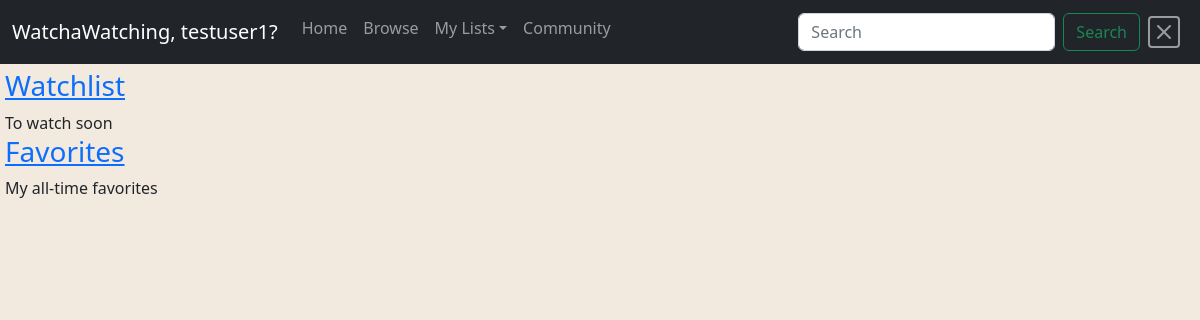
/watching/mylists (signed in), run on an earlier commit of the app's database.
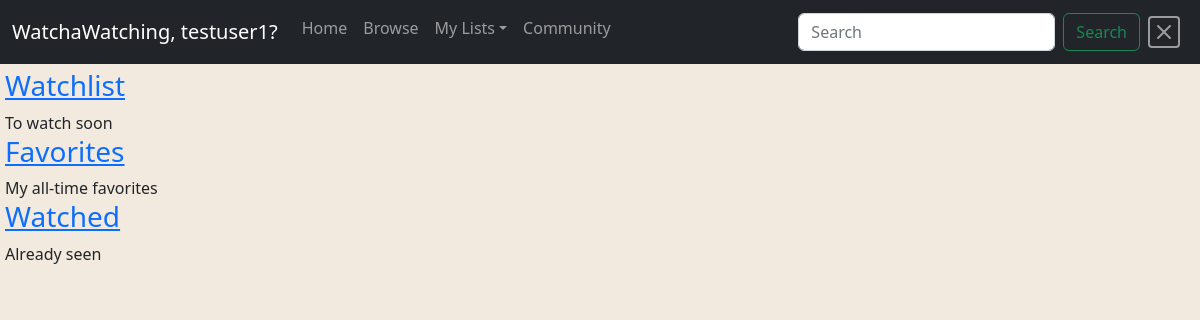
And on a later commit of the database.
### watching/models.py (models this page shows)
class User(AbstractUser):
    pass

class List(models.Model):
    name = models.CharField(max_length=200)
    description = models.TextField(blank=True)
    owner = models.ForeignKey(User, on_delete=models.CASCADE, related_name='mylists')

### watching/views.py (the view)
# urls.py: path('mylists', views.mylists, name='mylists'),
def mylists(request):
    user = User.objects.get(pk=request.user.id)
    lists = user.mylists.all()
    return render(request, 'watching/mylists.html', {'lists': lists})

### watching/templates/watching/mylists.html
{% extends "layout.html" %}
{% load static %}
{% block body %}
  {% for list in lists %}
    <div>
      <h3><a href="{% url 'viewlist' user.id list.name %}">{{ list.name }}</a></h3>
      {{ list.description }}
    </div>
  {% empty %}
    <p>You haven't created any lists yet!</p>
    <a href="{% url 'createlist' %}">Create your first list.</a>
  {% endfor %}
{% endblock %}

### FinalProject/templates/layout.html (shortened to what this page needs)
{% load static %}
<!DOCTYPE html>
<html lang="en">
  <head>
    <link href="{% static 'watching/styles.css' %}" rel="stylesheet">
    <link href="https://cdn.jsdelivr.net/npm/bootstrap@5.2.2/dist/css/bootstrap.min.css" rel="stylesheet">
    <link rel="stylesheet" href="https://cdn.jsdelivr.net/npm/bootstrap-icons@1.10.2/font/bootstrap-icons.css">
  </head>
  <body>
    <nav class="navbar navbar-dark navbar-expand-sm bg-dark">
      <div class="container-fluid">
        <a class="navbar-brand" href="{% url 'index' %}">
          {% if user.is_authenticated %}
            WatchaWatching, {{user.username}}?
          {% else %}
            WatchaWatching?
          {% endif %}
        </a>
        <div class="collapse navbar-collapse" id="navbarNavAltMarkup">
          <div class="navbar-nav mynav">
            <a {% block nav-home-class %}class="nav-link"{% endblock %} aria-current="page" href="{% url 'index' %}">Home</a>
            <a {% block nav-browse-class %}class="nav-link"{% endblock %} href="{% url 'browse' %}">Browse</a>
            {% if user.is_authenticated %}
              <span class="nav-item dropdown">
                <a class="nav-link dropdown-toggle" href="#" role="button" data-bs-toggle="dropdown" aria-expanded="false">My Lists</a>
              </span>
              <a {% block nav-com-class %}class="nav-link"{% endblock %} href="{% url 'friends-index' %}">Community</a>
            {% else %}
              <a class="nav-link" href="{% url 'login' %}">Login</a>
              <a class="nav-link" href="{% url 'register' %}">Register</a>
            {% endif %}
            <div id="searchform">
              <form class="d-flex" role="search" action="{% url 'search' %}" method="GET">
                <input class="form-control me-2" type="search" id="search" name="query" placeholder="Search" aria-label="Search" value="{% block searchterm %}{% endblock %}">
                <button class="btn btn-outline-success" type="submit">Search</button>
              </form>
            </div>
            <span>
              <a class="nav-link" href="{% url 'logout' %}">
              </a>
            </span>
          </div>
        </div>
      </div>
    </nav>
    <div class="bodyblock">
      {% block body %}
      {% endblock %}
    </div>
  </body>
</html>

### watching/static/watching/styles.css (style rules this page uses)
html, body { height: 100%; }
body { display: flex; flex-direction:column; gap: 0px; }
.bodyblock { padding: 5px; background-color: #e9dbc997; flex-basis: 100%; }
.mynav { width: 100%; }
#searchform { float: inline-end; margin-left: auto; margin-top: auto; margin-bottom: auto; }

What changed in the data, as far as the page shows it:
added List: name "Watched", description "Already seen"
